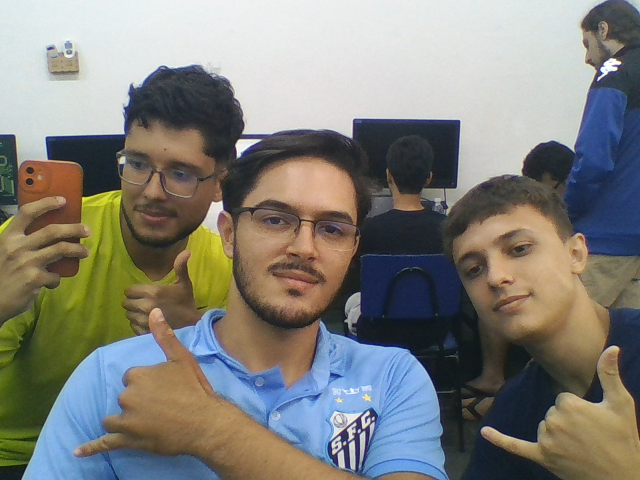
#> input picture data/JGL.png, 640 x 480 px, found by its file name
$ python exercicio1.py
#> lines starting #> are read from the running program, lines starting #| are printed output that depends on the picture
import pandas as pd
import numpy as np
import cv2
import matplotlib.pyplot as plt

# Lendo as duas imagens
image1 = cv2.imread("data/JGL.png")
#> image1 is the input picture: shape (480, 640, 3); mean B, G, R 122.4, 128.7, 129.4
image2 = cv2.imread("data/macau-parrot.jpg")
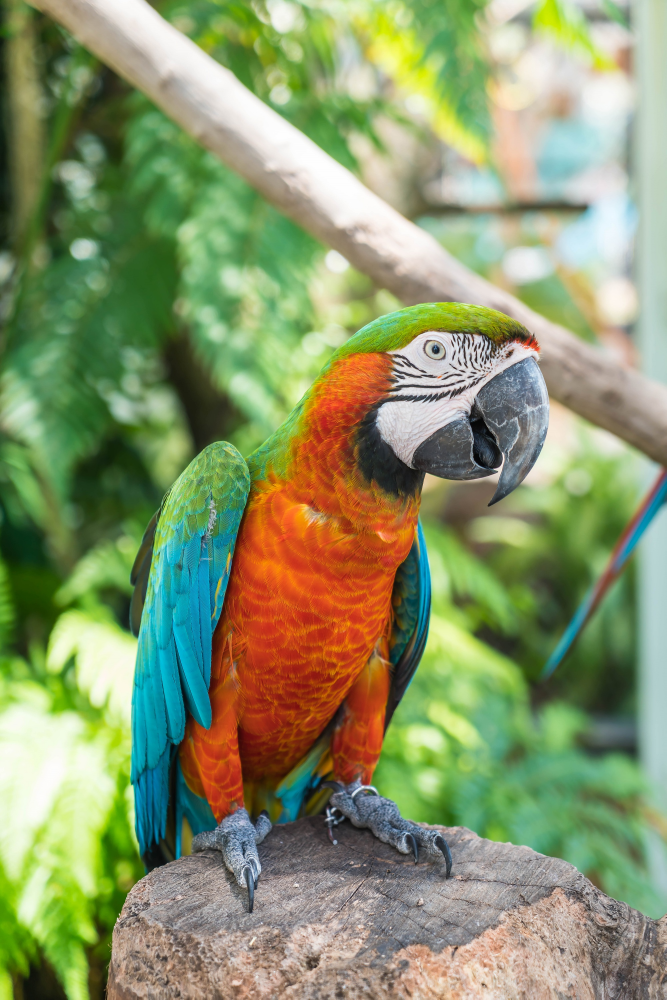
#> input picture data/macau-parrot.jpg, 2000 x 2998 px, found by its file name (shown at 1/3 size)
#> image2 is the input picture: shape (2998, 2000, 3); mean B, G, R 107.1, 149.1, 136.9

# Pegar as dimensões da primeira imagem
height, width = image1.shape[:2]
#> height = 480; width = 640

# Redimensionar a segunda imagem para ter o mesmo tamanho da primeira
image2_resized = cv2.resize(image2, (width, height))
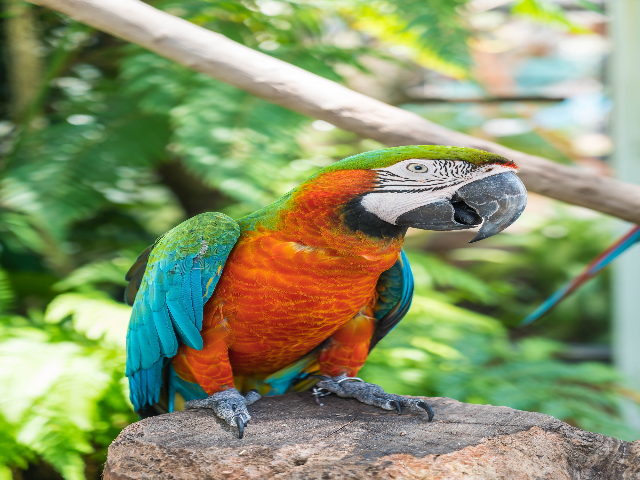
#> image2_resized: shape (480, 640, 3); mean B, G, R 107, 149, 136.8

# Soma com Clipping (cv2.add faz isso automaticamente)
soma_clipping = cv2.add(image1, image2_resized)
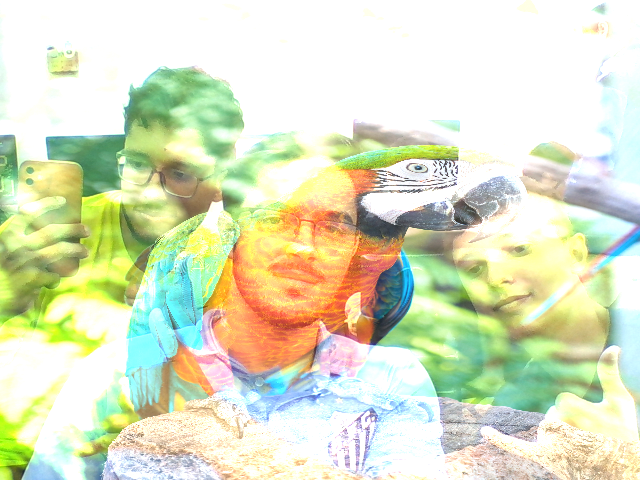
#> soma_clipping: shape (480, 640, 3); mean B, G, R 195.9, 226.8, 220.2

# Soma com Média (para evitar estouro: (img1 + img2) / 2)
soma_media = cv2.addWeighted(image1, 0.5, image2_resized, 0.5, 0 )
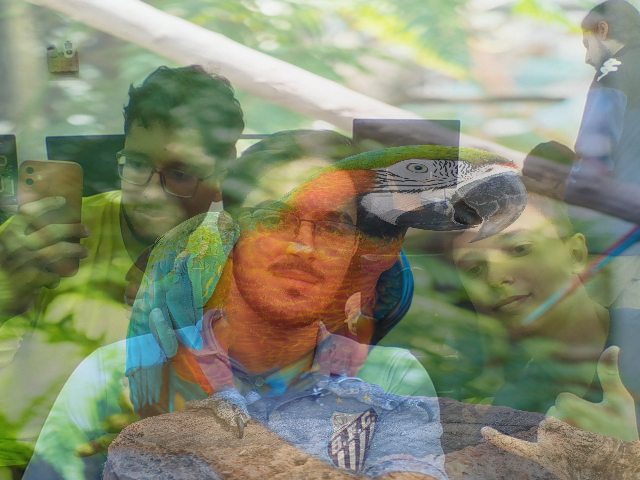
#> soma_media: shape (480, 640, 3); mean B, G, R 114.7, 138.8, 133.1

# Função para mostrar imagens lado a lado
def mostrar_imagens(titulo, clipping, media):
#> called with titulo = 'Imagem'
    plt.figure(figsize=(10, 4))
    plt.subplot(1, 2, 1)
    plt.title(f'{titulo} - Clipping')
    plt.imshow(clipping, cmap='gray')
    plt.axis('off')

    plt.subplot(1, 2, 2)
    plt.title(f'{titulo} - Media')
    plt.imshow(media, cmap='gray')
    plt.axis('off')

    plt.tight_layout()
    plt.show()
#> figure, not shown here; B, G, R data is drawn as R, G, B

mostrar_imagens("Imagem", soma_clipping, soma_media)
